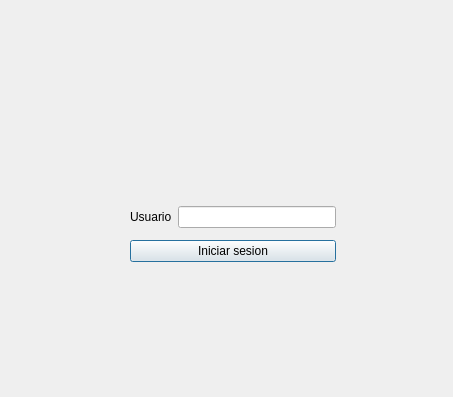
<?xml version="1.0" encoding="UTF-8"?>
<ui version="4.0">
 <class>DialogPrim</class>
 <widget class="QDialog" name="DialogPrim">
  <property name="geometry">
   <rect>
    <x>0</x>
    <y>0</y>
    <width>453</width>
    <height>397</height>
   </rect>
  </property>
  <property name="minimumSize">
   <size>
    <width>453</width>
    <height>397</height>
   </size>
  </property>
  <property name="maximumSize">
   <size>
    <width>453</width>
    <height>397</height>
   </size>
  </property>
  <property name="windowTitle">
   <string>Dialog</string>
  </property>
  <widget class="QLabel" name="label_3">
   <property name="geometry">
    <rect>
     <x>220</x>
     <y>30</y>
     <width>49</width>
     <height>16</height>
    </rect>
   </property>
   <property name="text">
    <string/>
   </property>
  </widget>
  <widget class="QLabel" name="label_4">
   <property name="geometry">
    <rect>
     <x>140</x>
     <y>40</y>
     <width>191</width>
     <height>151</height>
    </rect>
   </property>
   <property name="styleSheet">
    <string notr="true">border-image: url(:/imagen_sesion/imagen_inicio_sesion.png);</string>
   </property>
   <property name="text">
    <string/>
   </property>
  </widget>
  <widget class="QWidget" name="layoutWidget">
   <property name="geometry">
    <rect>
     <x>130</x>
     <y>200</y>
     <width>206</width>
     <height>70</height>
    </rect>
   </property>
   <layout class="QVBoxLayout" name="verticalLayout_2">
    <item>
     <layout class="QVBoxLayout" name="verticalLayout">
      <item>
       <layout class="QHBoxLayout" name="horizontalLayout">
        <item>
         <widget class="QLabel" name="label">
          <property name="text">
           <string>Usuario</string>
          </property>
         </widget>
        </item>
        <item>
         <widget class="QLineEdit" name="Usuario">
          <property name="text">
           <string/>
          </property>
         </widget>
        </item>
       </layout>
      </item>
      <item>
       <layout class="QHBoxLayout" name="horizontalLayout_2"/>
      </item>
      <item>
       <widget class="QPushButton" name="btn1">
        <property name="text">
         <string>Iniciar sesion</string>
        </property>
       </widget>
      </item>
     </layout>
    </item>
   </layout>
  </widget>
 </widget>
 <resources/>
 <connections/>
</ui>
